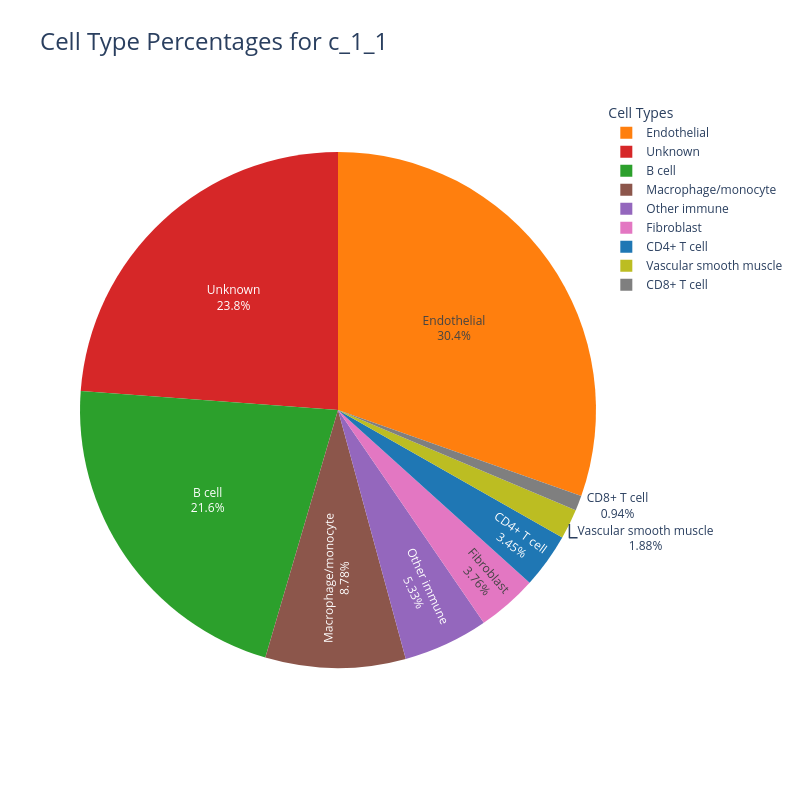

This figure's notebook cell:
### Markdown cell above
### Neighbooring Cell Percentages 

Function which loops the the cell types neighbooring each PMN. Spits out a results like (60% fibroblast 15% CD8 cells 15% Tumor 10% Other)

### Code cell
import my_functions

# Initialize an empty DataFrame to collect all percentage rows
all_percentages = pd.DataFrame()
all_total_counts = pd.DataFrame()

for i in range(1,2):
    for j in range(1,2):

        # check to make sure PMNs are present, skips if not present to prevent errors
        pmn_count=my_functions.pmn_counter(adata, f"c_{i}_{j}_")["PMN Count"]
        if pmn_count<1:
            continue

        # Calculate cell counts and percentages
        results = my_functions.average_cell_counts(adata, i, j, "delaunay",200)

        # Append the percentage row to the overall DataFrame
        all_percentages = pd.concat([all_percentages, results["Cell Type Percentages"]])
        all_total_counts = pd.concat([all_total_counts, results["Total Cell Counts"]])

        # Replaces Nans with 0 to pererve the numerical type of the matrix
        all_percentages.fillna(0, inplace=True)
        all_total_counts.fillna(0, inplace=True)

        my_functions.plot_cell_type_pie(f"c_{i}_{j}",all_percentages)

display(all_percentages)
display(all_total_counts)

### Figure 1 — Plotly figure (JSON) as saved in the notebook; plotly's stock layout.template omitted (floating-point values rounded to 4 significant figures)
{"data": [{"customdata": [["CD4+ T cell"], ["B cell"], ["Endothelial"], ["Unknown"], ["Other immune"], ["Macrophage/monocyte"], ["Fibroblast"], ["Vascular smooth muscle"], ["CD8+ T cell"]], "domain": {"x": [0, 1], "y": [0, 1]}, "hole": 0, "hovertemplate": "Cell Type=%{customdata[0]}<br>Percentage=%{value}<extra></extra>", "labels": ["CD4+ T cell", "B cell", "Endothelial", "Unknown", "Other immune", "Macrophage/monocyte", "Fibroblast", "Vascular smooth muscle", "CD8+ T cell"], "legendgroup": "", "marker": {"colors": ["#1f77b4", "#2ca02c", "#ff7f0e", "#d62728", "#9467bd", "#8c564b", "#e377c2", "#bcbd22", "#7f7f7f"]}, "name": "", "showlegend": true, "textinfo": "percent+label", "type": "pie", "values": [3.448, 21.63, 30.41, 23.82, 5.329, 8.777, 3.762, 1.881, 0.9404]}], "layout": {"height": 800, "legend": {"title": {"text": "Cell Types"}, "tracegroupgap": 0}, "title": {"font": {"size": 24}, "text": "Cell Type Percentages for c_1_1"}, "width": 800}}
